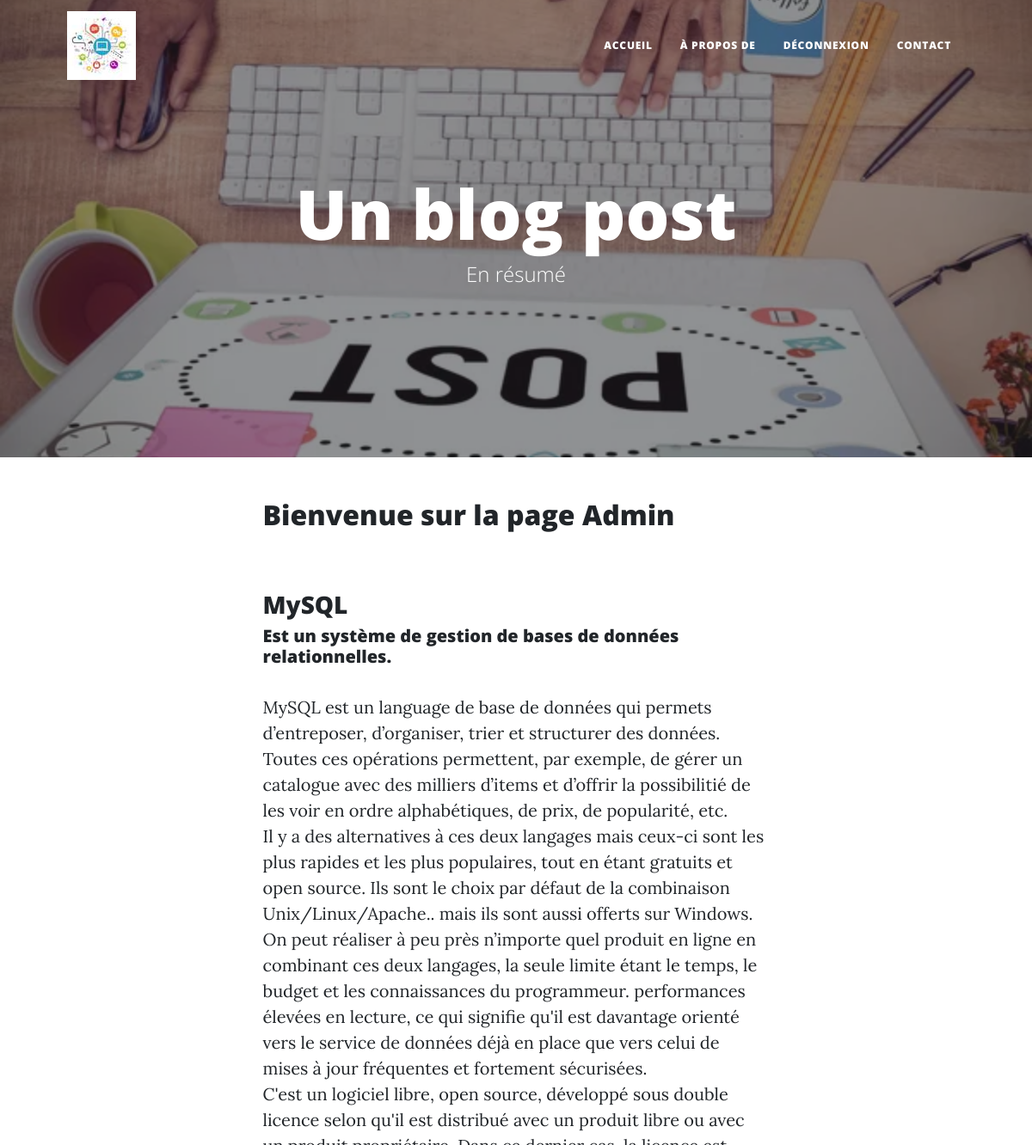
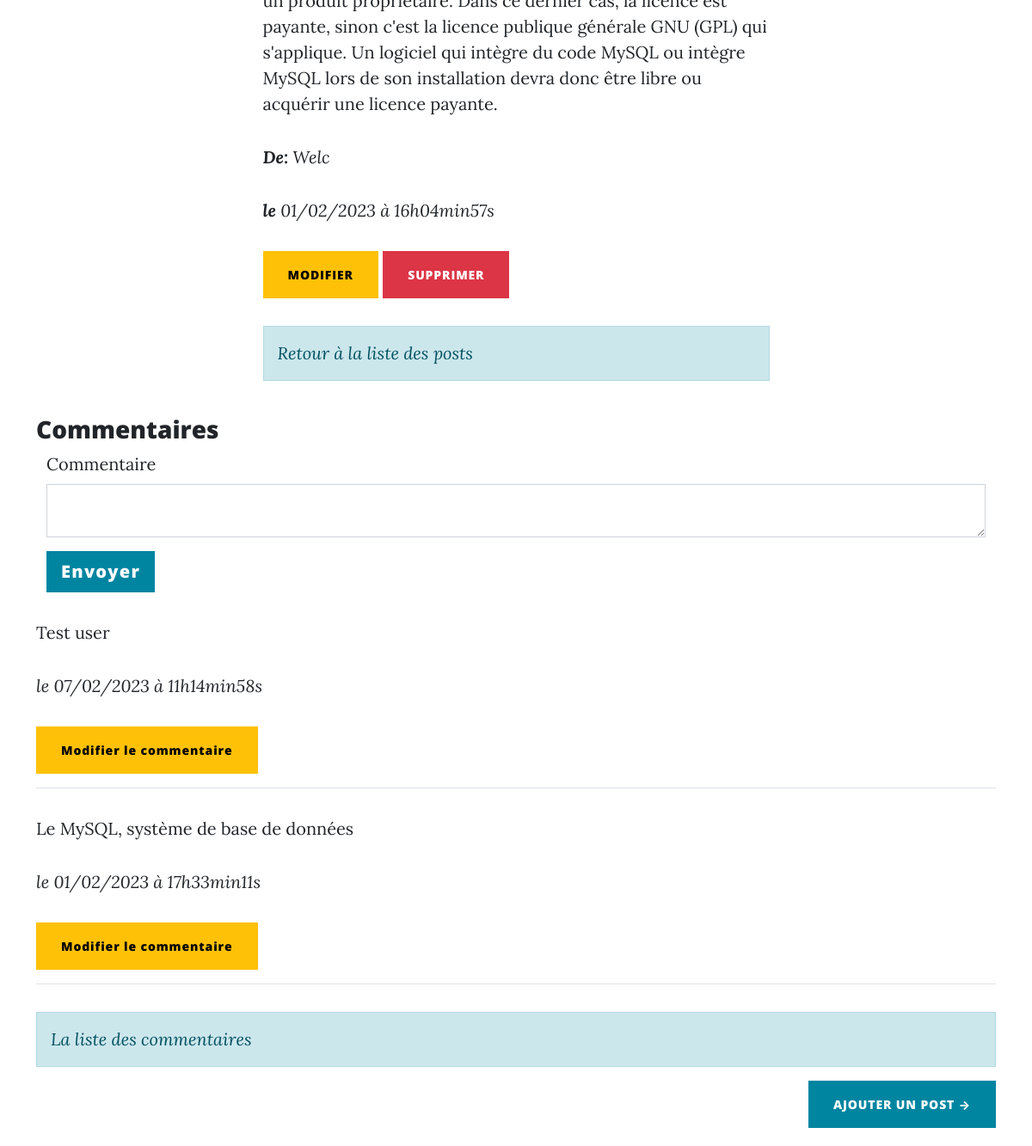
The app's page /index.php?action=post&id=2 (signed in, upper part), older data (2 pictures, top to bottom).
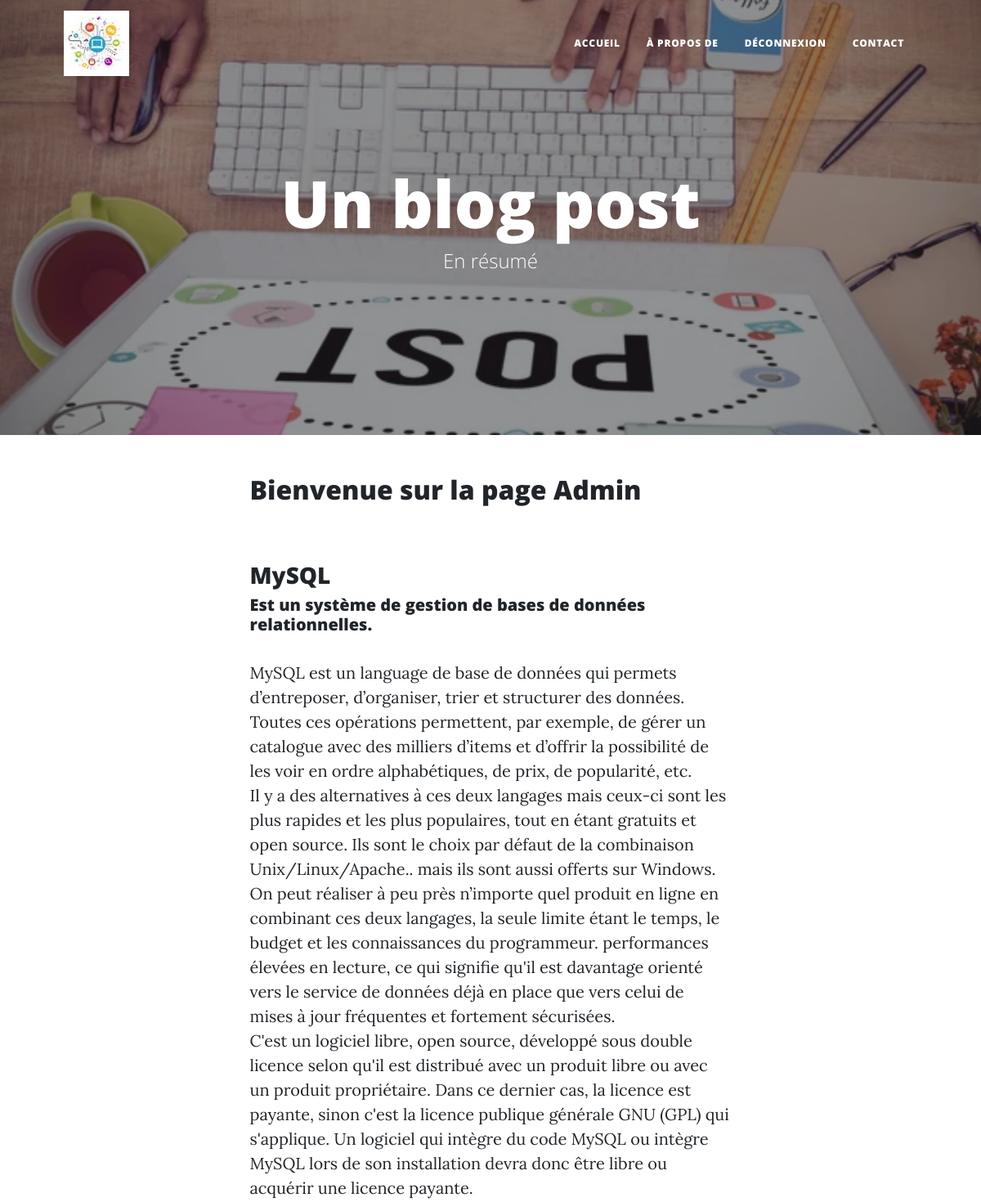
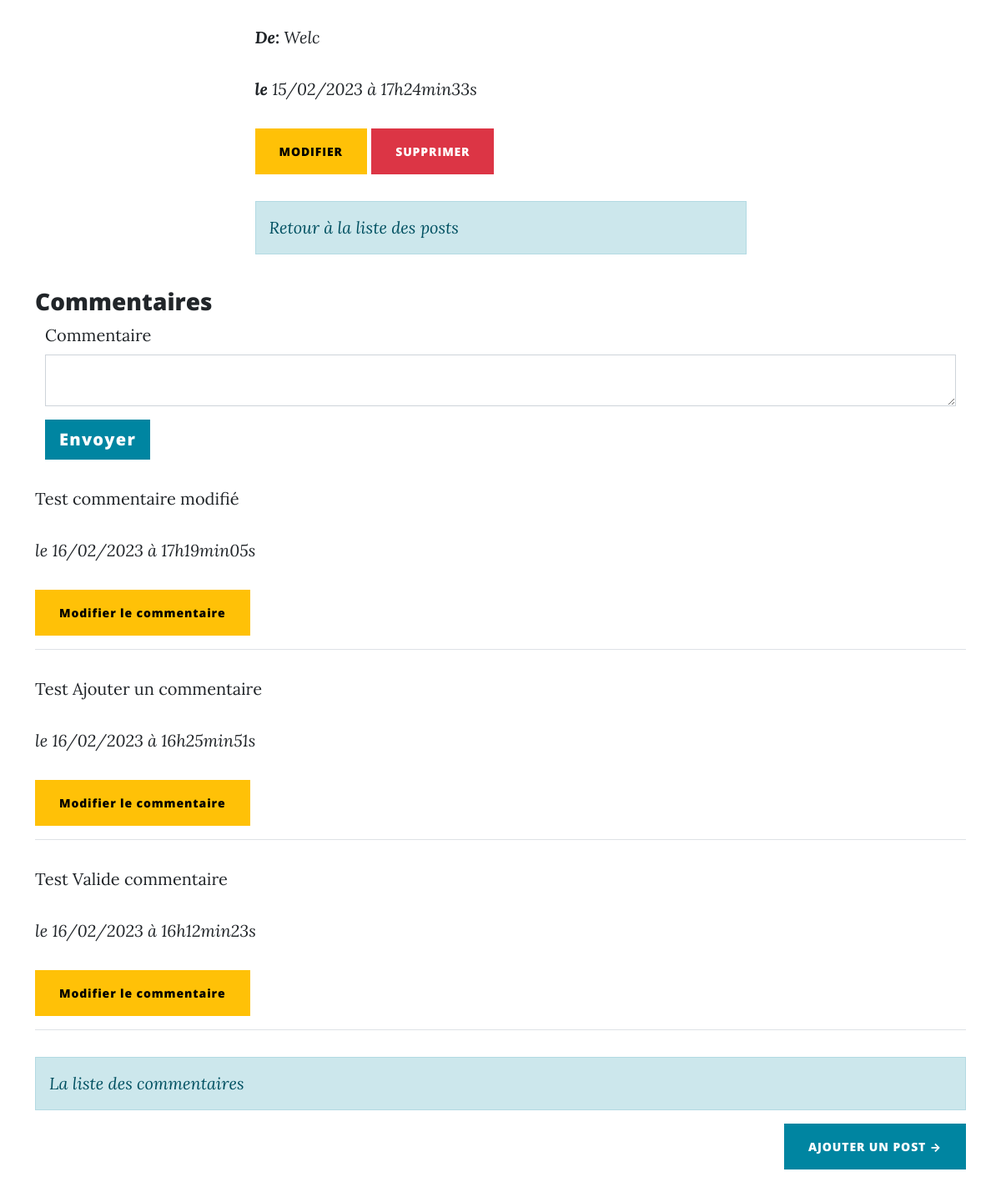
The same page, newer data (2 pictures, top to bottom).
### tables this page shows
CREATE TABLE `posts` (
  `id` int(11) NOT NULL,
  `title` varchar(70) DEFAULT NULL,
  `chapo` text,
  `content` longtext,
  `author` varchar(100) NOT NULL,
  `creation_date` datetime DEFAULT CURRENT_TIMESTAMP,
  `users_id` int(11) NOT NULL
);

CREATE TABLE `comments` (
  `id` int(11) NOT NULL,
  `comment` longtext,
  `comment_date` datetime DEFAULT CURRENT_TIMESTAMP,
  `valide` tinyint(4) DEFAULT NULL,
  `users_id` int(11) NOT NULL,
  `posts_id` int(11) NOT NULL
);

### src/controllers/Post.php (called while the page is built, shortened)
<?php
class Post
{
    public function showPost(string $identifier)
    {
        $connection = new DatabaseConnection();
        $postRepository = new PostRepository();
        $postRepository->connection = $connection;
        $post = $postRepository->getPost($identifier);
        $commentRepository = new CommentRepository();
        $commentRepository->connection = $connection;
        $comments = $commentRepository->getComments($identifier);
        require('templates/post.php');
    }
}

### src/model/PostRepository.php (called while the page is built, shortened)
<?php
class PostRepository
{
    public DatabaseConnection $connection;
    public function getPost(string $identifier): Post
    {
        $statement = $this->connection->getConnection()->prepare(
            "SELECT id, title, chapo, content, author, DATE_FORMAT(creation_date, '%d/%m/%Y à %Hh%imin%ss') AS
french_creation_date FROM posts WHERE id = ?"
        );
        $statement->execute([$identifier]);
        $row = $statement->fetch();
        $post = new Post();
        $post->title = $row['title'];
        $post->chapo = $row['chapo'];
        $post->frenchCreationDate = $row['french_creation_date'];
        $post->content = $row['content'];
        $post->author = $row['author'];
        $post->identifier = $row['id'];
        return $post;
    }
}

### src/lib/DatabaseConnection.php (called while the page is built, shortened)
<?php
class DatabaseConnection
{
    public ?\PDO $database = null;
    public function getConnection(): \PDO
    {
        if ($this->database === null) {
            $this->database = new \PDO('mysql:host=localhost;dbname=projet_5;charset=utf8', 'root', 'root');
            $this->database->setAttribute(\PDO::ATTR_ERRMODE, \PDO::ERRMODE_EXCEPTION);
        }
        return $this->database;
    }
}

### src/model/CommentRepository.php (called while the page is built, shortened)
<?php
class CommentRepository
{
    public DatabaseConnection $connection;
    public function getComments(string $post): array
    {
        $statement = $this->connection->getConnection()->prepare(
            "SELECT id, comment, DATE_FORMAT(comment_date, '%d/%m/%Y à %Hh%imin%ss') AS
            french_creation_date, posts_id FROM comments WHERE posts_id = ? AND valide = 1 ORDER BY comment_date DESC"
        );
        $statement->execute([$post]);
        $comments = [];
        while (($row = $statement->fetch())) {
            $comment = new Comment();
            $comment->identifier = $row['id'];
            $comment->frenchCreationDate = $row['french_creation_date'];
            $comment->comment = $row['comment'];
            $comment->post = $row['posts_id'];
            $comments[] = $comment;
        }
        return $comments;
    }
}

### templates/post.php (the view, shortened to what the changed rows need)
<body>
    <header class="masthead" style="background-image: url('templates/assets/img/post.jpg')">
        <div class="container position-relative px-4 px-lg-5">
            <div class="row gx-4 gx-lg-5 justify-content-center">
                <div class="col-md-10 col-lg-8 col-xl-7">
                    <div class="site-heading">
                        <h1>Un blog post</h1>
                    </div>
                </div>
            </div>
        </div>
    </header>
    <article class="mb-4">
        <div class="container px-4 px-lg-5">
            <div class="row gx-4 gx-lg-5 justify-content-center">
                <div class="col-md-10 col-lg-8 col-xl-7">
                    <?php if(isset($_SESSION['id']) && $_SESSION['admin'] == 1) { ?>
                    <h2>Bienvenue sur la page Admin</h2>
                    <?php } ?>
                    <br /><br />
                    <h3>
                        <?= htmlspecialchars($post->title) ?>
                    </h3>
                    <h5>
                        <?= nl2br(htmlspecialchars($post->chapo)) ?>
                    </h5>
                    <p>
                        <?= nl2br(htmlspecialchars($post->content)) ?>
                    </p>
                    <p>
                        <em><strong>De:</strong> <?= nl2br(htmlspecialchars($post->author)) ?></em>
                    </p>
                    <p>
                        <em><strong>le</strong> <?= $post->frenchCreationDate; ?></em>
                    </p>
                    <?php if(isset($_SESSION['id']) && $_SESSION['admin'] == 1) { ?>
                    <a type="submit" class="btn btn-warning text-uppercase" href="index.php?action=updatePost&id=<?= $post->identifier ?>">Modifier</a>
                    <a type="submit" class="btn btn-danger text-uppercase" href="index.php?action=deletePost&id=<?= $post->identifier ?>">Supprimer</a>
                    <?php } ?>
                    <em><a href="index.php"><p class="alert alert-primary">Retour à la liste des posts</p></a></em>
                </div>
            </div>
        </div>
    </article>
    <div class="container">
        <h3>Commentaires</h3>
        <?php if(isset($_SESSION['id'])) { ?>
        <form class="container" action="index.php?action=addComment&id=<?= $post->identifier ?>" method="post">
            <div class="mb-3">
            </div>
            <button type="submit" class="btn btn-lg btn-primary" name="send">Envoyer</button>
        </form>
        <?php } else {?>
            <p class="msg_er">Connectez vous pour laisser un commentaire !</p>
        <?php } ?>
        <?php foreach ($comments as $comment) { ?>
        <p><?= htmlspecialchars($comment->comment) ?></p>
        <p><em>le <?= $comment->frenchCreationDate ?></em></p>
        <?php if(isset($_SESSION['id']) && $_SESSION['admin'] == 1) { ?>
        <a type="submit" class="btn btn-warning" href="index.php?action=updateComment&id=<?= $comment->identifier ?>">Modifier le commentaire</a>
        <?php } ?>
        <hr>
        <?php } ?>
        <?php require('layout.php') ?>

Row changes from the older to the newer data that the page shows:
removed comments: comment "Test user", frenchCreationDate "07/02/2023 à 11h14min58s"
removed comments: comment "Le MySQL, système de base de données", frenchCreationDate "01/02/2023 à 17h33min11s"
changed posts "MySQL": content "…d’items et d’offrir la possibilitié de les voir en…" → "…d’items et d’offrir la possibilité de les voir en…"
added comments: comment "Test commentaire modifié", frenchCreationDate "16/02/2023 à 17h19min05s"
added comments: comment "Test Ajouter un commentaire", frenchCreationDate "16/02/2023 à 16h25min51s"
added comments: comment "Test Valide commentaire", frenchCreationDate "16/02/2023 à 16h12min23s"
Text that changed along with them:
$post->frenchCreationDate: "01/02/2023 à 16h04min57s" → "15/02/2023 à 17h24min33s"
